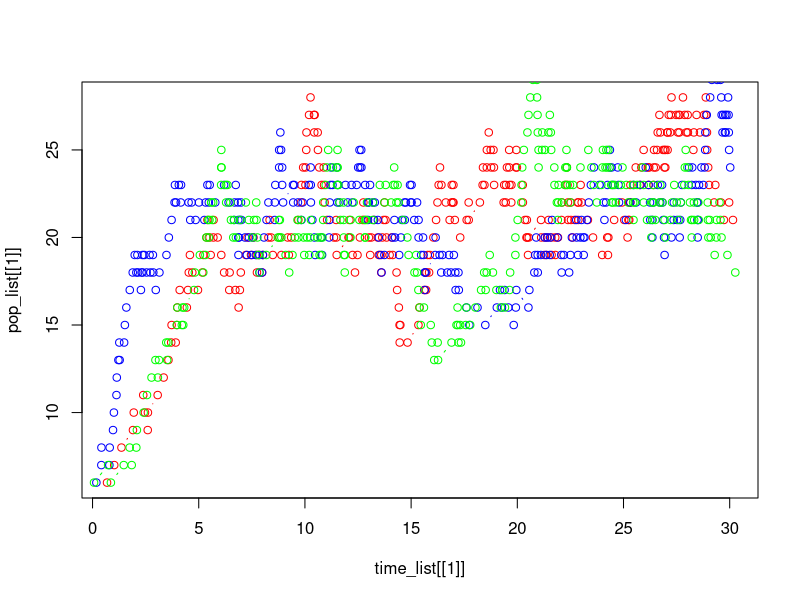

Recreate this plot in R.
## ---- chunk 1
knitr::opts_chunk$set(echo = TRUE)
## ---- chunk 2

t <- 0
i <- 5
lambda_i <- (1/5)*i + 1
mu_i <- (1/100)*i^2

pop_list <- list()
time_list <- list()

for( j in seq(1:3)){
  
  t <- 0
  i <- 5
  
  q <- 1
  
  event_vec <- numeric()
  time_vec <- numeric()
  
  while(t<30){
    
    lambda_i <- (1/5)*i + 1
    mu_i <- (1/100)*i^2
    gamma_i <- lambda_i + mu_i
    
    arrival <- rexp(1, gamma_i)
    t <- t + arrival
    time_vec[q] <- t
    
    birth <- rbinom(1, 1, lambda_i/gamma_i)
    
    if (birth == 1){
      i <- i + 1
      event_vec[q] <- i
      q <- q + 1
    } else {
      i <- i - 1
      event_vec[q] <- i
      q <- q + 1
    }
    
  }
  
  pop_list[[j]] <- event_vec
  time_list[[j]] <- time_vec
  
  
}

plot(time_list[[1]], pop_list[[1]], col = "red", type = "b")
points(time_list[[2]], pop_list[[2]], col = "blue", type = "b")
points(time_list[[3]], pop_list[[3]], col = "green", type = "b")
